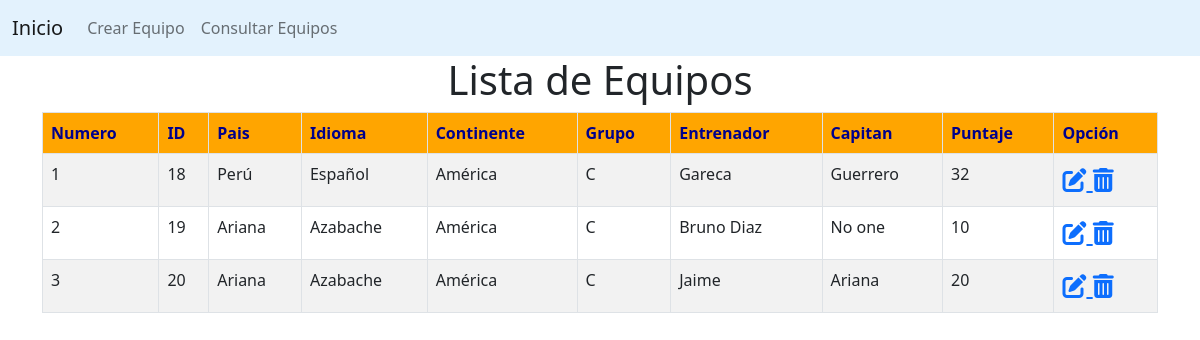
Before: / with the older database file.
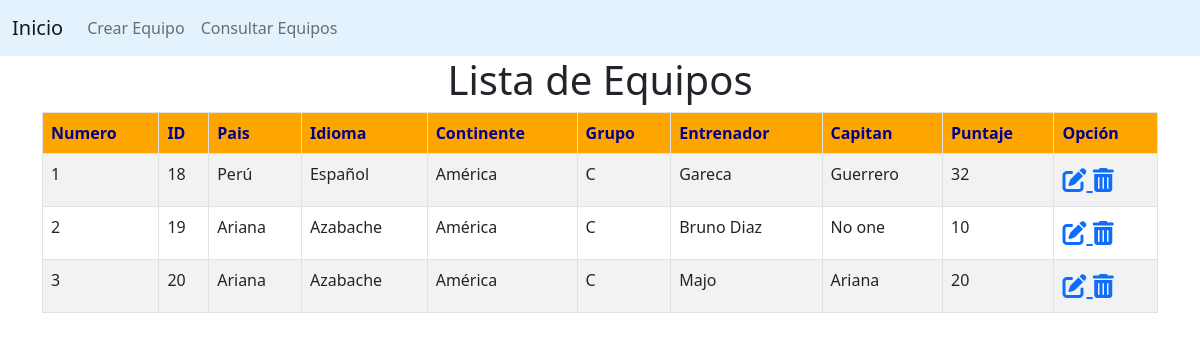
After: the same page with the newer database file.
### models.py (models this page shows, shortened)
class ContactModel(db.Model):
	__tablename__ = "contacts"
	id = db.Column(db.Integer, primary_key=True)
	pais = db.Column(db.String())
	idioma = db.Column(db.String())
	continente = db.Column(db.String())
	grupo = db.Column(db.String())
	entrenador = db.Column(db.String())
	capitan = db.Column(db.String())
	puntaje = db.Column(db.Integer())

### app.py (the view)
@app.route('/' , methods = ['GET'])
def RetrieveList():
	contacts = ContactModel.query.all()
	return render_template('index.html', contacts = contacts)

### templates/index.html (shortened to what this page needs)
{% extends 'master.html' %}
{% block body %}
<div class="container">
	<div>
		<div class="col-md-12 text-center"><h1>Lista de Equipos</h1></div>
	</div>
	<table class="table table-hover table-striped table-bordered" id="example">
		<thead style="background-color: orange; color: darkblue;">
			<th>Numero</th>
			<th>ID</th>
			<th>Pais</th>
			<th>Idioma</th>
			<th>Continente</th>
			<th>Grupo</th>
			<th>Entrenador</th>
			<th>Capitan</th>
			<th>Puntaje</th>
			<th>Opción</th>
		</thead>
		<tbody>
			{% for contact in contacts %}
			<tr>
				<td>{{ loop.index }}</td>
				<td>{{ contact.id }}</td>
				<td>{{ contact.pais }}</td>
				<td>{{ contact.idioma }}</td>
				<td>{{ contact.continente }}</td>
				<td>{{ contact.grupo }}</td>
				<td>{{ contact.entrenador }}</td>
				<td>{{ contact.capitan }}</td>
				<td>{{ contact.puntaje }}</td>
				<td>
					<span style="font-size: 24px; color: green;">
						<a href="/{{ contact.id }}/edit"> <i class="fas fa-edit"></i> </a>
					</span>
					<span style="font-size: 24px; color: red;">
						<a href="/{{ contact.id }}/delete"> <i class="fas fa-trash-alt"></i> </a>
					</span>
				</td>
			</tr>
			{% endfor %}
		</tbody>
	</table>
</div>
{% endblock %}

### templates/master.html (shortened to what this page needs)
<!DOCTYPE html>
<html lang="es">
<head>
	<link href="https://cdn.jsdelivr.net/npm/bootstrap@5.2.0-beta1/dist/css/bootstrap.min.css" rel="stylesheet">
	<link rel="stylesheet" href="https://cdnjs.cloudflare.com/ajax/libs/font-awesome/6.1.1/css/all.min.css" />
</head>
	<body>
		{% block body %} {% endblock %}
	</body>
</html>

### templates/header.html (shortened to what this page needs)
{% extends 'master.html' %}
{% block body %}
	<nav class="navbar navbar-expand-lg" style="background-color: #e3f2fd;">
  <div class="container-fluid">
    <a class="navbar-brand" href="#">Inicio</a>
    <div class="collapse navbar-collapse" id="navbarNav">
      <ul class="navbar-nav">
        <li class="nav-item">
          <a class="nav-link" href="/create">Crear Equipo</a>
        </li>
        <li class="nav-item">
          <a class="nav-link" href="/">Consultar Equipos</a>
        </li>
      </ul>
    </div>
  </div>
</nav>
{% endblock %}

Changed rows visible on the page:
changed ContactModel id 20: entrenador "Jaime" → "Majo"
